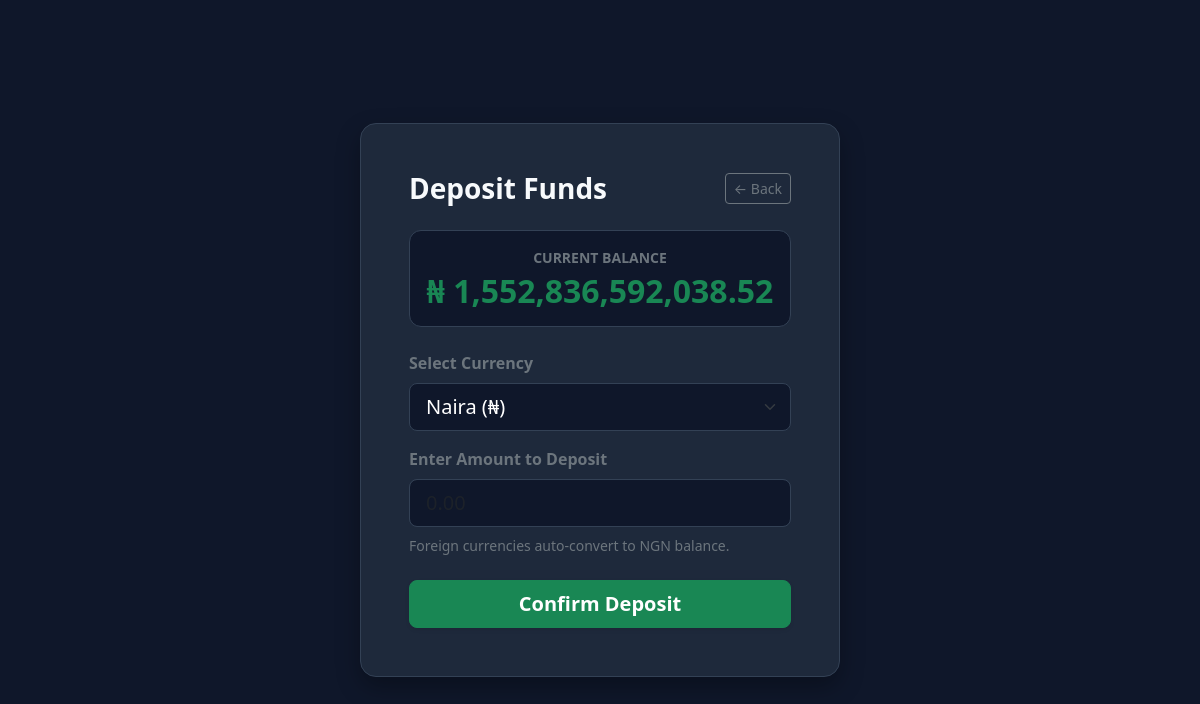
The page /deposit (signed in) on the database as committed earlier.
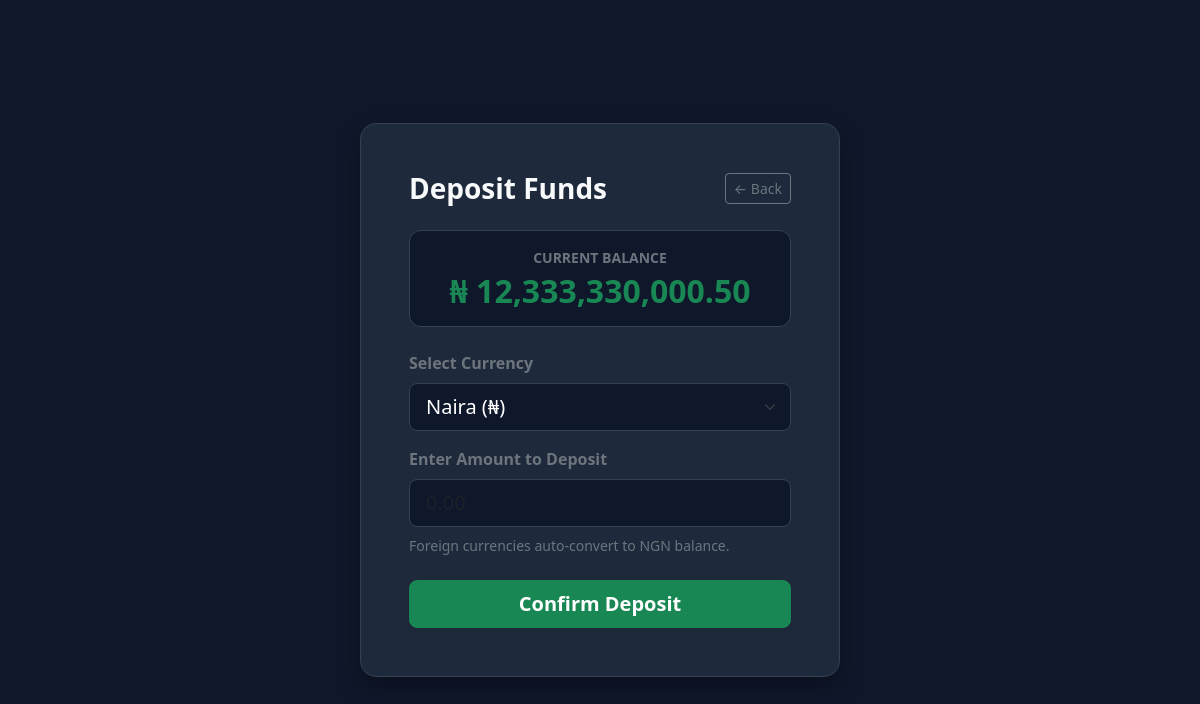
The same page on the database as committed later.
### tables this page shows
CREATE TABLE Users(
        UserID INTEGER PRIMARY KEY,
        Username TEXT,
        Password TEXT
    , Balance REAL DEFAULT 20000, Dollar_Balance INTEGER);

### GUI/app.py (the view, shortened to what this page needs)
@app.route('/deposit', methods = ['GET', 'POST'])
def deposit():
    conn = sql.connect('database.db')
    cur = conn.cursor()
    if 'username' not in session:
        return redirect(url_for('login'))
    username = session.get('username')
    cur.execute("""
            SELECT Balance
            FROM Users
            WHERE Username = ?

            """, (username, ))
    row = cur.fetchone()
    user_balance = row[0]
    conn.close()
    return  render_template('deposit.html', balance = user_balance)

### GUI/app.py (called while the page is built)
@app.context_processor
def inject_exchange_rates():
    return {
        'USD_RATE': round(USD_RATE, 2),
        'CNY_RATE': round(CNY_RATE, 2),
        'CND_RATE': round(CND_RATE, 2)
    }

### GUI/templates/deposit.html (shortened to what this page needs)
<!DOCTYPE html>
<html lang="en">
<head>
    <link rel="stylesheet" href="{{ url_for('static', filename='bootstrap-5.3.8-dist/css/bootstrap.min.css') }}" />
</head>
<body>
    <div class="container p-3">
        <div class="deposit-card p-4 p-md-5 mx-auto">
            <div class="d-flex justify-content-between align-items-center mb-4">
                <h3 class="fw-bold mb-0">Deposit Funds</h3>
                <a href="{{ url_for('dashboard') }}" class="btn btn-outline-secondary btn-sm">← Back</a>
            </div>
            <div class="balance-badge p-3 mb-4 text-center">
                <span class="text-secondary small text-uppercase fw-bold d-block mb-1">Current Balance</span>
                <h2 class="text-success fw-bold mb-0 text-break">₦ {{ "{:,.2f}".format(balance) }}</h2>
            </div>
            <form action="{{ url_for('deposit') }}" method="POST">
                <div class="mb-3">
                    <label for="currency" class="form-label text-secondary fw-semibold">Select Currency</label>
                    <select name="currency" id="currency" class="form-select form-select-lg" required>
                        <option value="NGN" selected>Naira (₦)</option>
                    </select>
                </div>
                <div class="mb-4">
                    <label for="amount" class="form-label text-secondary fw-semibold">Enter Amount to Deposit</label>
                    <div class="input-group">
                        <input
                            type="number"
                            step="0.01"
                            min="1"
                            class="form-control form-control-lg"
                            id="amount"
                            name="amount"
                            placeholder="0.00"
                            required
                            autofocus
                        >
                    </div>
                    <div class="form-text text-secondary mt-2">Foreign currencies auto-convert to NGN balance.</div>
                </div>
                <button type="submit" class="btn btn-success btn-lg w-100 fw-bold shadow-sm">
                    Confirm Deposit
                </button>
            </form>
        </div>
    </div>
</body>
</html>

### GUI/templates/deposit.html (style rules this page uses)
body { background-color: #0f172a; color: #f8fafc; min-height: 100vh; display: flex; align-items: center; justify-content: center; }
.deposit-card { background-color: #1e293b; border: 1px solid #334155; border-radius: 16px; box-shadow: 0 10px 25px rgba(0, 0, 0, 0.3); max-width: 480px; width: 100%; }
.balance-badge { background-color: #0f172a; border: 1px solid #334155; border-radius: 12px; }
.form-control, .form-select { background-color: #0f172a; border: 1px solid #334155; color: #ffffff; }

Rows that differ between the two databases and show on the page:
changed Users: Balance "1,552,836,592,038.52" → "12,333,330,000.50"
